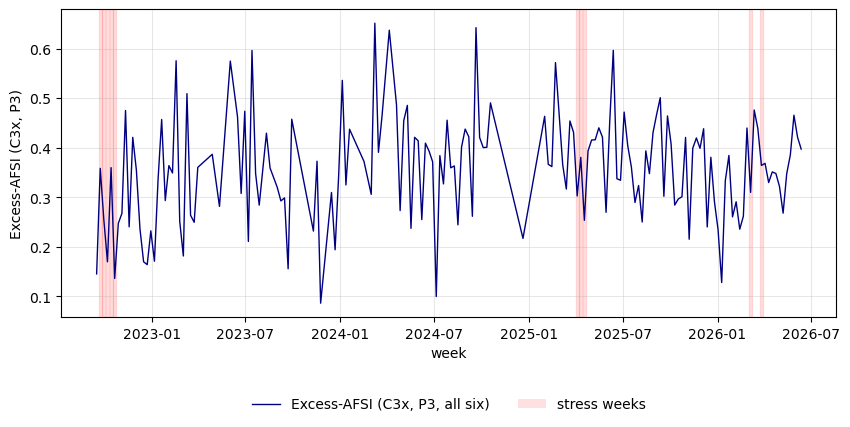

This figure's Python source:
#!/usr/bin/env python3
"""SYNCRISKtimeseries - per-week Excess-AFSI (C3x, P3, all-6), B-stabilized (OOS from mid-2022).
Recomputed from the published B residuals; stress weeks at the 90th-pct VIX rule."""
import sys, csv
from pathlib import Path
import pandas as pd, numpy as np
import matplotlib; matplotlib.use("Agg"); import matplotlib.pyplot as plt
from matplotlib.patches import Patch
plt.rcParams.update({"savefig.transparent": True, "figure.facecolor": "none", "axes.facecolor": "none", "legend.frameon": False})
H = Path(__file__).resolve().parent; PUB = H  # input data + syncrisk lib bundled alongside this Quantlet
sys.path.insert(0, str(H))
from syncrisk.families import afsi_series
r = pd.read_parquet(PUB / "residuals_Bstab_P3_C3x.parquet"); r["date"] = pd.to_datetime(r["date"])
ts = afsi_series(r[["date", "asset_ticker", "model", "info_set", "u"]], "u")[["date", "all"]]
ts.to_csv(H / "SYNCRISKtimeseries.csv", index=False)
vix = pd.read_csv(PUB / "main_vix.csv"); vix["date"] = pd.to_datetime(vix["date"]); vix["stress"] = vix["VIX"] >= vix["VIX"].quantile(0.90)
fig, ax = plt.subplots(figsize=(10, 4)); ts["date"] = pd.to_datetime(ts["date"]); ax.plot(ts["date"], ts["all"], lw=1, color="navy", label="Excess-AFSI (C3x, P3, all six)")
for _, x in vix[vix["stress"]].iterrows():
    if ts["date"].min() <= x["date"] <= ts["date"].max(): ax.axvspan(x["date"] - pd.Timedelta(days=3), x["date"] + pd.Timedelta(days=3), color="red", alpha=.12)
ax.set_ylabel("Excess-AFSI (C3x, P3)"); ax.set_xlabel("week"); ax.legend(handles=[ax.get_lines()[0], Patch(facecolor="red", alpha=0.12, label="stress weeks")], loc="upper center", bbox_to_anchor=(0.5, -0.22), ncol=2); ax.grid(alpha=.3); fig.savefig(H / "SYNCRISKtimeseries.png", bbox_inches="tight")
print("timeseries OOS", ts["date"].min().date(), "->", ts["date"].max().date())
